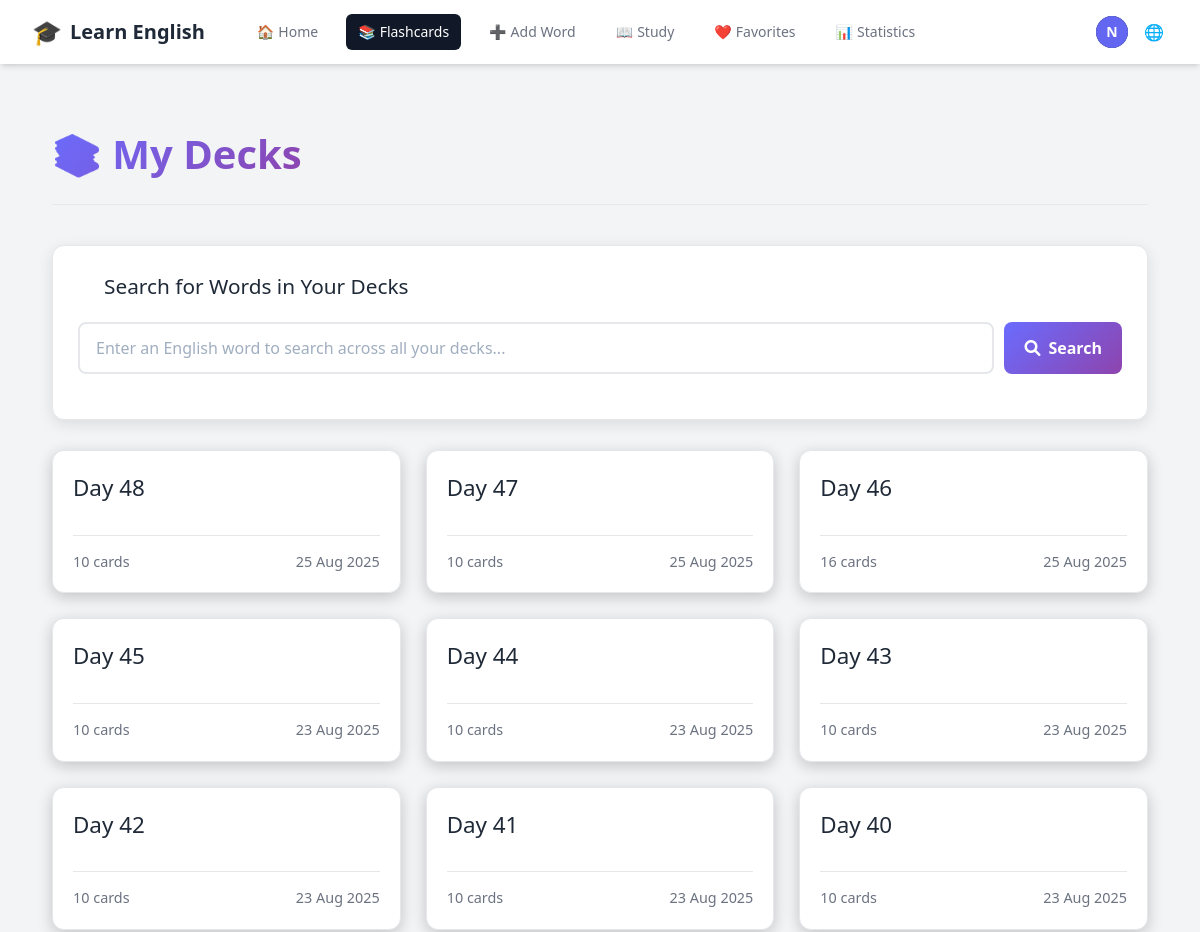
/decks/ (signed in, upper part), run on an earlier commit of the app's database.
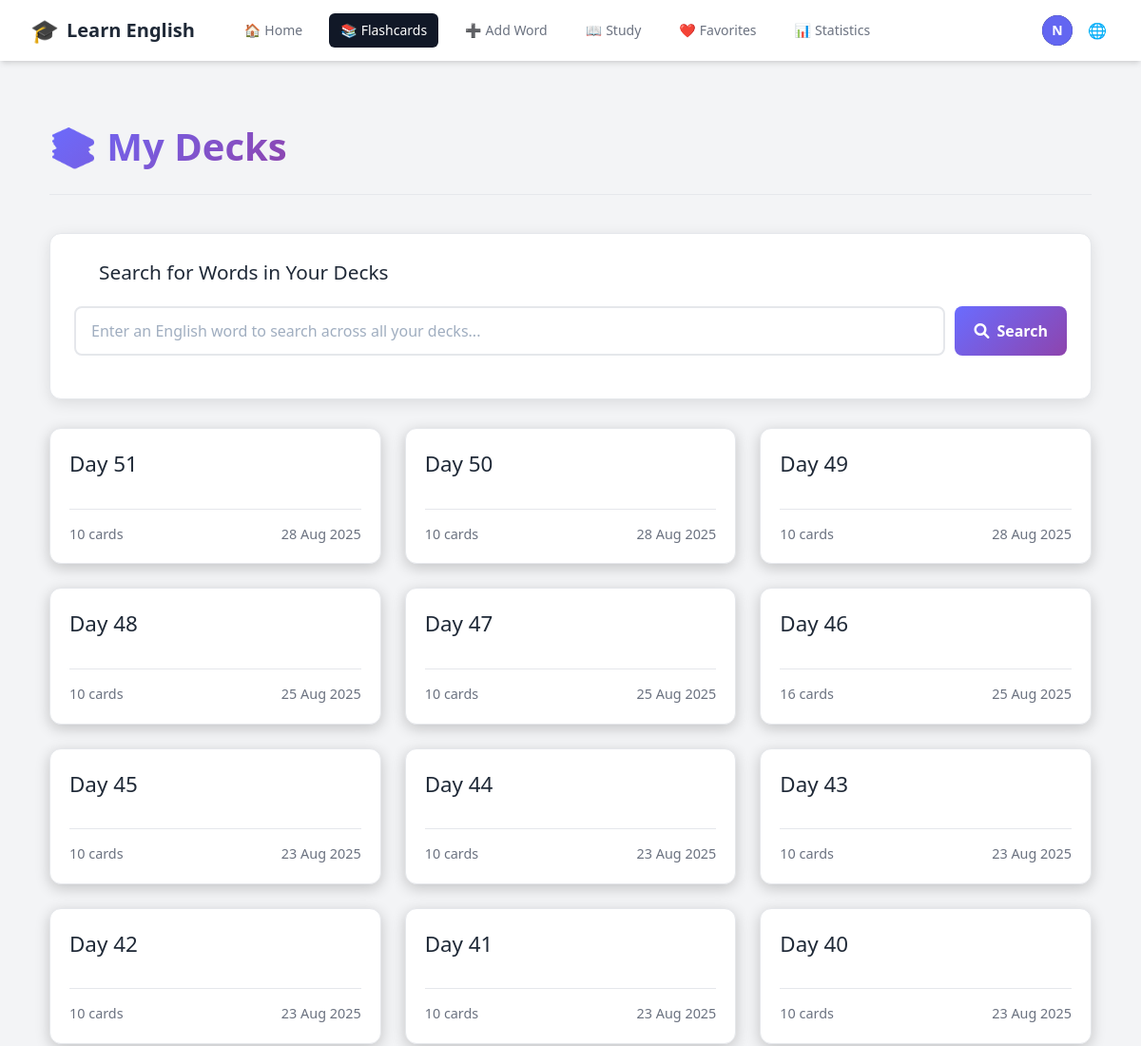
And on a later commit of the database.
### accounts/models.py (models this page shows, shortened)
class CustomUser(AbstractUser):
    email = models.EmailField(unique=True)
    username = None  # Remove username field
    USERNAME_FIELD = 'email'
    REQUIRED_FIELDS = []
    objects = CustomUserManager()

### vocabulary/models.py (models this page shows, shortened)
class Deck(models.Model):
    user = models.ForeignKey(settings.AUTH_USER_MODEL, on_delete=models.CASCADE, related_name='decks')
    name = models.CharField(max_length=255)
    created_at = models.DateTimeField(auto_now_add=True)
    class Meta:
        ordering = ['-created_at']
        unique_together = ['user', 'name']

### vocabulary/views.py (the view)
# urls.py: path('decks/', views.deck_list, name='deck_list'),
@login_required
def deck_list(request):
    decks = Deck.objects.filter(user=request.user).annotate(
        card_count=Count('flashcards')
    ).order_by('-created_at')
    context = {
        'decks': decks
    }
    return render(request, 'vocabulary/deck_list.html', context)

### vocabulary/context_processors.py (called while the page is built)
    def _(message):
        return str(message)

### vocabulary/templates/vocabulary/deck_list.html (shortened to what this page needs)
{% extends "base.html" %}
{% block content %}
<div class="deck-list-page">
    <div class="page-header">
        <h1>📚 {{ manual_texts.my_decks }}</h1>
    </div>
    <div class="search-section">
        <div class="search-header">
            <i class="fas fa-search"></i>
            <h3>Search for Words in Your Decks</h3>
        </div>
        <div class="search-input-container">
            <input
                type="text"
                id="wordSearchInput"
                class="search-input"
                placeholder="Enter an English word to search across all your decks..."
                autocomplete="off"
            >
            <button id="searchBtn" class="search-btn">
                <i class="fas fa-search"></i>
                Search
            </button>
        </div>
    </div>
    {% if decks %}
        <div class="deck-grid">
            {% for deck in decks %}
                <div class="deck-card-wrapper">
                    <a href="{% url 'deck_detail' deck.id %}" class="deck-card">
                        <div>
                            <h2>{{ deck.name }}</h2>
                        </div>
                        <div class="deck-info">
                            <span>{{ deck.card_count }} {{ manual_texts.cards_text }}</span>
                            <span class="created-date">{{ deck.created_at|date:"d M Y" }}</span>
                        </div>
                    </a>
                </div>
            {% endfor %}
        </div>
    {% else %}
        <div class="no-decks">
            <h2>{{ manual_texts.no_decks_yet }}</h2>
            <p>{{ manual_texts.get_started_by }} <a href="{% url 'add_flashcard' %}">{{ manual_texts.adding_flashcards }}</a>!</p>
        </div>
    {% endif %}
</div>
{% endblock %}

### vocabulary/templates/base.html (shortened to what this page needs)
{% load static %}
<!DOCTYPE html>
  <html lang="en">
  <head>
    <script src="https://cdn.tailwindcss.com"></script>
    <link rel="stylesheet" type="text/css" href="{% static 'css/main.css' %}" />
    <link
      rel="stylesheet"
      href="https://cdnjs.cloudflare.com/ajax/libs/font-awesome/6.0.0-beta3/css/all.min.css"
    />
  </head>
  <body class="bg-gray-100 dark:bg-gray-900">
    <nav class="bg-white dark:bg-gray-800 shadow-md">
      <div class="max-w-7xl mx-auto px-4 sm:px-6 lg:px-8">
        <div class="flex items-center justify-between h-16">
          <div class="flex items-center">
            <a
              href="{% if user.is_authenticated %}{% url 'dashboard' %}{% else %}{% url 'account_login' %}{% endif %}"
              class="flex-shrink-0 flex items-center space-x-2"
            >
              <span class="text-2xl">🎓</span>
              <span class="text-xl font-bold text-gray-800 dark:text-white"
                >{{ manual_texts.learn_english }}</span
              >
            </a>
            <div class="hidden md:block">
              <div class="ml-10 flex items-baseline space-x-4">
                {% if user.is_authenticated %}
                <a
                  href="{% url 'dashboard' %}"
                  class="{% if request.resolver_match.url_name == 'dashboard' %}bg-gray-900 text-white{% else %}text-gray-500 dark:text-gray-300 hover:bg-gray-700 hover:text-white{% endif %} px-3 py-2 rounded-md text-sm font-medium flex items-center space-x-1"
                  id="nav-home"
                >
                  <span class="nav-icon">🏠</span>
                  <span>{{ manual_texts.home }}</span>
                </a>
                <a
                  href="{% url 'deck_list' %}"
                  class="{% if request.resolver_match.url_name == 'deck_list' or request.resolver_match.url_name == 'deck_detail' %}bg-gray-900 text-white{% else %}text-gray-500 dark:text-gray-300 hover:bg-gray-700 hover:text-white{% endif %} px-3 py-2 rounded-md text-sm font-medium flex items-center space-x-1"
                  id="nav-flashcards"
                >
                  <span class="nav-icon">📚</span>
                  <span>{{ manual_texts.flashcards }}</span>
                </a>
                <a
                  href="{% url 'add_flashcard' %}"
                  class="{% if request.resolver_match.url_name == 'add_flashcard' %}bg-gray-900 text-white{% else %}text-gray-500 dark:text-gray-300 hover:bg-gray-700 hover:text-white{% endif %} px-3 py-2 rounded-md text-sm font-medium flex items-center space-x-1"
                  id="nav-add-word"
                >
                  <span class="nav-icon">➕</span>
                  <span>{{ manual_texts.add_word }}</span>
                </a>
                <a
                  href="{% url 'study' %}"
                  class="{% if request.resolver_match.url_name == 'study' %}bg-gray-900 text-white{% else %}text-gray-500 dark:text-gray-300 hover:bg-gray-700 hover:text-white{% endif %} px-3 py-2 rounded-md text-sm font-medium flex items-center space-x-1"
                  id="nav-study"
                >
                  <span class="nav-icon">📖</span>
                  <span>{{ manual_texts.study }}</span>
                </a>
                <a
                  href="{% url 'favorites' %}"
                  class="{% if request.resolver_match.url_name == 'favorites' %}bg-gray-900 text-white{% else %}text-gray-500 dark:text-gray-300 hover:bg-gray-700 hover:text-white{% endif %} px-3 py-2 rounded-md text-sm font-medium flex items-center space-x-1"
                  id="nav-favorites"
                >
                  <span class="nav-icon">❤️</span>
                  <span>{{ manual_texts.favorites|default:"Favorites" }}</span>
                </a>
                <a
                  href="{% url 'statistics' %}"
                  class="{% if request.resolver_match.url_name == 'statistics' %}bg-gray-900 text-white{% else %}text-gray-500 dark:text-gray-300 hover:bg-gray-700 hover:text-white{% endif %} px-3 py-2 rounded-md text-sm font-medium flex items-center space-x-1"
                  id="nav-statistics"
                >
                  <span class="nav-icon">📊</span>
                  <span>{{ manual_texts.statistics }}</span>
                </a>
                {% endif %}
              </div>
            </div>
          </div>
          <div class="hidden md:block">
            <div class="ml-4 flex items-center md:ml-6">
              {% if user.is_authenticated %}
              <div class="ml-3 relative">
                <div>
                  <button
                    type="button"
                    id="user-toggle"
                    class="max-w-xs bg-gray-800 rounded-full flex items-center text-sm focus:outline-none focus:ring-2 focus:ring-offset-2 focus:ring-offset-gray-800 focus:ring-white"
                    aria-expanded="false"
                    aria-haspopup="true"
                  >
                    <div
                      class="h-8 w-8 rounded-full bg-indigo-500 flex items-center justify-center text-white font-bold"
                    >
                      {{ user.email|slice:":1"|upper }}
                    </div>
                  </button>
                </div>
              </div>
              {% endif %}
              <div class="ml-3 relative">
                <div>
                  <button
                    type="button"
                    id="lang-toggle"
                    class="bg-white dark:bg-gray-800 p-1 rounded-full text-gray-400 dark:text-gray-300 hover:text-gray-500 dark:hover:text-white focus:outline-none focus:ring-2 focus:ring-offset-2 focus:ring-offset-gray-800 focus:ring-white"
                  >
                    <span class="nav-icon">🌐</span>
                  </button>
                </div>
              </div>
            </div>
          </div>
        </div>
      </div>
    </nav>
    <main class="py-10">
      <div class="max-w-7xl mx-auto px-4 sm:px-6 lg:px-8">
        {% block content %}{% endblock %}
      </div>
    </main>
  </body>
</html>

### static/css/main.css (style rules this page uses)
* { margin: 0; padding: 0; box-sizing: border-box; }
body { background: #18182f; color: #fff; font-family: "Segoe UI", Tahoma, Geneva, Verdana, sans-serif; line-height: 1.6; min-height: 100vh; }
.page-header { text-align: left; margin-bottom: 30px; padding-bottom: 20px; border-bottom: 1px solid var(--border-color); display: flex; justify-content: space-between; align-items: center; }
.page-header h1 { font-size: 2.2em; font-weight: 700; color: var(--text-main); }

### vocabulary/templates/base.html (style rules this page uses)
:root { --primary-color: #6a6cff; --primary-color-dark: #5859d8; --background-main: #f3f4f6; --background-secondary: #ffffff; --background-light: #ffffff; --text-main: #1f2937; --text-muted: #6b7280; --border-color: #e5e7eb; --card-background: var(--background-secondary); --card-border-color: var(--border-color); --card-text-main: var(--text-main); --card-text-muted: var(--text-muted); --card-shadow: 0 1px 3px 0 rgba(0, 0, 0, 0.1), 0 1px 2px 0 rgba(0, 0, 0, 0.06); --card-shadow-hover: 0 4px 6px -1px rgba(0, 0, 0, 0.1), 0 2px 4px -1px rgba(0, 0, 0, 0.06); }

### vocabulary/templates/vocabulary/deck_list.html (style rules this page uses)
.deck-list-page { max-width: 1200px; margin: 20px auto; padding: 0 20px; }
.page-header { text-align: center; margin-bottom: 40px; padding-bottom: 20px; border-bottom: 1px solid var(--border-color); }
.page-header h1 { font-size: 2.5em; font-weight: 700; background: linear-gradient(135deg, var(--primary-color), #8e44ad); -webkit-background-clip: text; -webkit-text-fill-color: transparent; }
.deck-grid { display: grid; grid-template-columns: repeat(auto-fill, minmax(280px, 1fr)); gap: 25px; }
.deck-card { background-color: var(--card-background); border: 1px solid var(--card-border-color); border-radius: 12px; padding: 20px; display: flex; flex-direction: column; justify-content: space-between; transition: all 0.3s ease; text-decoration: none; color: var(--card-text-main); box-shadow: 0 4px 15px rgba(0, 0, 0, 0.2); position: relative; }
.deck-card h2 { font-size: 1.4em; margin-bottom: 10px; word-break: break-word; }
.deck-info { display: flex; justify-content: space-between; align-items: center; margin-top: 20px; padding-top: 15px; border-top: 1px solid var(--card-border-color); font-size: 0.9em; color: var(--card-text-muted); }
.search-section { background-color: var(--card-background); border: 1px solid var(--card-border-color); border-radius: 12px; padding: 25px; margin-bottom: 30px; box-shadow: 0 4px 15px rgba(0, 0, 0, 0.1); }
.search-header { display: flex; align-items: center; gap: 10px; margin-bottom: 20px; }
.search-header h3 { margin: 0; color: var(--text-main); font-size: 1.3em; }
.search-input-container { display: flex; gap: 10px; margin-bottom: 20px; position: relative; }
.search-input { flex: 1; padding: 12px 16px; border: 2px solid var(--card-border-color); border-radius: 8px; font-size: 1rem; background-color: #ffffff; color: #2d3748; transition: border-color 0.3s ease; }
.search-input::placeholder { color: #a0aec0; opacity: 1; }
.search-btn { padding: 12px 20px; background: linear-gradient(135deg, var(--primary-color), #8e44ad); color: white; border: none; border-radius: 8px; font-weight: 600; cursor: pointer; transition: all 0.3s ease; display: flex; align-items: center; gap: 8px; }

What changed in the data, as far as the page shows it:
added Deck: name "Day 51", card_count "10", cards_text "cards", created_at "28 Aug 2025"
added Deck: name "Day 50", card_count "10", cards_text "cards", created_at "28 Aug 2025"
added Deck: name "Day 49", card_count "10", cards_text "cards", created_at "28 Aug 2025"
